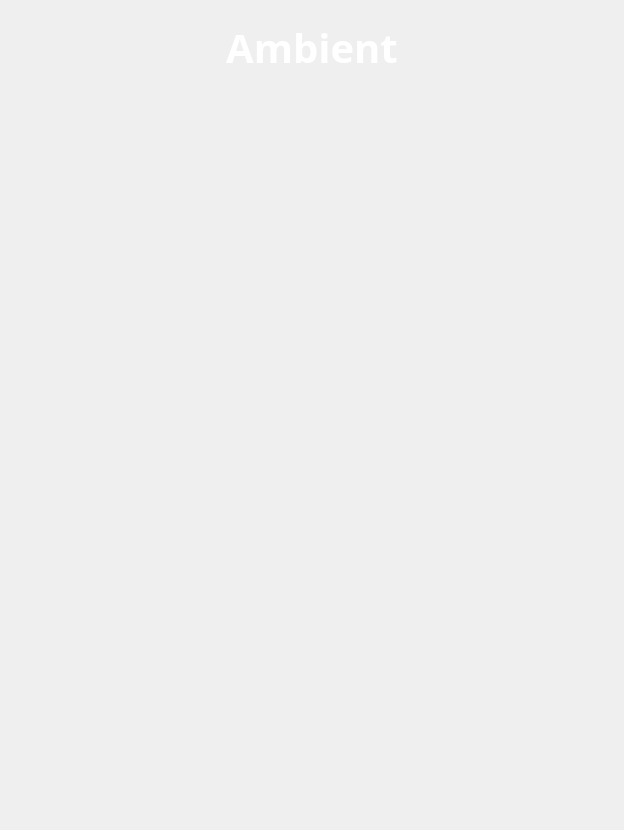
     <widget class="QWidget" name="page_ambient">
      <layout class="QGridLayout" name="gridLayout_12">
       <item row="0" column="0">
        <widget class="QWidget" name="widget_16" native="true">
         <property name="maximumSize">
          <size>
           <width>16777215</width>
           <height>100</height>
          </size>
         </property>
         <layout class="QVBoxLayout" name="verticalLayout_13">
          <item>
           <widget class="QLabel" name="label_14">
            <property name="sizePolicy">
             <sizepolicy hsizetype="Expanding" vsizetype="Fixed">
              <horstretch>0</horstretch>
              <verstretch>0</verstretch>
             </sizepolicy>
            </property>
            <property name="minimumSize">
             <size>
              <width>0</width>
              <height>78</height>
             </size>
            </property>
            <property name="maximumSize">
             <size>
              <width>16777215</width>
              <height>78</height>
             </size>
            </property>
            <property name="font">
             <font>
              <family>Sans Serif</family>
              <pointsize>30</pointsize>
              <weight>75</weight>
              <italic>false</italic>
              <bold>true</bold>
             </font>
            </property>
            <property name="styleSheet">
             <string notr="true">QLabel {
    background-color: rgba(0, 0, 0, 0);     /* 약간 반투명 검정 */
    font: bold 30pt &quot;Sans Serif&quot;;
    color: white;                            /* 텍스트 색 흰색 */
}</string>
            </property>
            <property name="text">
             <string>Ambient</string>
            </property>
            <property name="alignment">
             <set>Qt::AlignHCenter|Qt::AlignTop</set>
            </property>
           </widget>
          </item>
         </layout>
        </widget>
       </item>
       <item row="2" column="0">
        <widget class="QWidget" name="widget_13" native="true">
         <property name="sizePolicy">
          <sizepolicy hsizetype="Fixed" vsizetype="Fixed">
           <horstretch>0</horstretch>
           <verstretch>0</verstretch>
          </sizepolicy>
         </property>
         <property name="minimumSize">
          <size>
           <width>602</width>
           <height>700</height>
          </size>
         </property>
         <property name="maximumSize">
          <size>
           <width>602</width>
           <height>700</height>
          </size>
         </property>
         <widget class="QWidget" name="widget_5" native="true">
          <property name="geometry">
           <rect>
            <x>0</x>
            <y>300</y>
            <width>600</width>
            <height>141</height>
           </rect>
          </property>
          <property name="sizePolicy">
           <sizepolicy hsizetype="Fixed" vsizetype="Preferred">
            <horstretch>0</horstretch>
            <verstretch>0</verstretch>
           </sizepolicy>
          </property>
          <property name="minimumSize">
           <size>
            <width>600</width>
            <height>0</height>
           </size>
          </property>
          <property name="maximumSize">
           <size>
            <width>600</width>
            <height>16777215</height>
           </size>
          </property>
          <layout class="QHBoxLayout" name="horizontalLayout_4">
           <property name="spacing">
            <number>0</number>
           </property>
           <property name="leftMargin">
            <number>20</number>
           </property>
           <property name="topMargin">
            <number>0</number>
           </property>
           <property name="rightMargin">
            <number>20</number>
           </property>
           <property name="bottomMargin">
            <number>0</number>
           </property>
           <item>
            <widget class="QPushButton" name="pushButton_ambient_red">
             <property name="sizePolicy">
              <sizepolicy hsizetype="Fixed" vsizetype="Fixed">
               <horstretch>0</horstretch>
               <verstretch>0</verstretch>
              </sizepolicy>
             </property>
             <property name="minimumSize">
              <size>
               <width>140</width>
               <height>140</height>
              </size>
             </property>
             <property name="maximumSize">
              <size>
               <width>140</width>
               <height>140</height>
              </size>
             </property>
             <property name="styleSheet">
              <string notr="true">QPushButton {
    background-color: transparent;
    border: none;
    border-image: url(:/images/AMBIENT_RED_OFF.png); /* 비활성 상태 */
	color: transparent;
}</string>
             </property>
             <property name="text">
              <string>PushButton</string>
             </property>
            </widget>
           </item>
           <item>
            <widget class="QPushButton" name="pushButton_ambient_yellow">
             <property name="sizePolicy">
              <sizepolicy hsizetype="Fixed" vsizetype="Fixed">
               <horstretch>0</horstretch>
               <verstretch>0</verstretch>
              </sizepolicy>
             </property>
             <property name="minimumSize">
              <size>
               <width>140</width>
               <height>140</height>
              </size>
             </property>
             <property name="maximumSize">
              <size>
               <width>140</width>
               <height>140</height>
              </size>
             </property>
             <property name="styleSheet">
              <string notr="true">QPushButton {
    background-color: transparent;
    border: none;
    border-image: url(:/images/AMBIENT_YELLOW_OFF.png); /* 비활성 상태 */
	color: transparent;
}</string>
             </property>
             <property name="text">
              <string>PushButton</string>
             </property>
            </widget>
           </item>
           <item>
            <widget class="QPushButton" name="pushButton_ambient_green">
             <property name="sizePolicy">
              <sizepolicy hsizetype="Fixed" vsizetype="Fixed">
               <horstretch>0</horstretch>
               <verstretch>0</verstretch>
              </sizepolicy>
             </property>
             <property name="minimumSize">
              <size>
               <width>140</width>
               <height>140</height>
              </size>
             </property>
             <property name="maximumSize">
              <size>
               <width>140</width>
               <height>140</height>
              </size>
             </property>
             <property name="styleSheet">
              <string notr="true">QPushButton {
    background-color: transparent;
    border: none;
    border-image: url(:/images/AMBIENT_GREEN_OFF.png); /* 비활성 상태 */
	color: transparent;
}</string>
             </property>
             <property name="text">
              <string>PushButton</string>
             </property>
            </widget>
           </item>
           <item>
            <widget class="QPushButton" name="pushButton_ambient_rainbow">
             <property name="sizePolicy">
              <sizepolicy hsizetype="Fixed" vsizetype="Fixed">
               <horstretch>0</horstretch>
               <verstretch>0</verstretch>
              </sizepolicy>
             </property>
             <property name="minimumSize">
              <size>
               <width>140</width>
               <height>140</height>
              </size>
             </property>
             <property name="maximumSize">
              <size>
               <width>140</width>
               <height>140</height>
              </size>
             </property>
             <property name="styleSheet">
              <string notr="true">QPushButton {
    background-color: transparent;
    border: none;
    border-image: url(:/images/AMBIENT_RAINBOW_OFF.png); /* 비활성 상태 */
	color: transparent;
}</string>
             </property>
             <property name="text">
              <string>PushButton</string>
             </property>
            </widget>
           </item>
          </layout>
         </widget>
         <widget class="QWidget" name="widget_6" native="true">
          <property name="geometry">
           <rect>
            <x>0</x>
            <y>0</y>
            <width>600</width>
            <height>301</height>
           </rect>
          </property>
          <property name="sizePolicy">
           <sizepolicy hsizetype="Fixed" vsizetype="Preferred">
            <horstretch>0</horstretch>
            <verstretch>0</verstretch>
           </sizepolicy>
          </property>
          <property name="minimumSize">
           <size>
            <width>600</width>
            <height>0</height>
           </size>
          </property>
          <property name="maximumSize">
           <size>
            <width>600</width>
            <height>16777215</height>
           </size>
          </property>
          <layout class="QHBoxLayout" name="horizontalLayout_25">
           <property name="spacing">
            <number>0</number>
           </property>
           <property name="leftMargin">
            <number>0</number>
           </property>
           <property name="topMargin">
            <number>0</number>
           </property>
           <property name="rightMargin">
            <number>0</number>
           </property>
           <property name="bottomMargin">
            <number>0</number>
           </property>
           <item>
            <spacer name="horizontalSpacer_7">
             <property name="orientation">
              <enum>Qt::Vertical</enum>
             </property>
             <property name="sizeType">
              <enum>QSizePolicy::Fixed</enum>
             </property>
             <property name="sizeHint" stdset="0">
              <size>
               <width>5</width>
               <height>100</height>
              </size>
             </property>
            </spacer>
           </item>
           <item>
            <widget class="QPushButton" name="pushButton_ambient_on">
             <property name="sizePolicy">
              <sizepolicy hsizetype="Fixed" vsizetype="Fixed">
               <horstretch>0</horstretch>
               <verstretch>0</verstretch>
              </sizepolicy>
             </property>
             <property name="minimumSize">
              <size>
               <width>270</width>
               <height>300</height>
              </size>
             </property>
             <property name="maximumSize">
              <size>
               <width>270</width>
               <height>300</height>
              </size>
             </property>
             <property name="styleSheet">
              <string notr="true">QPushButton {
    background-color: transparent;
    border: none;
    border-image: url(:/images/AMBIENT_ON_OFF.png); /* 비활성 상태 */
	color: transparent;
}</string>
             </property>
             <property name="text">
              <string>AMBIENT_ON</string>
             </property>
            </widget>
           </item>
           <item>
            <widget class="QPushButton" name="pushButton_ambient_off">
             <property name="sizePolicy">
              <sizepolicy hsizetype="Fixed" vsizetype="Fixed">
               <horstretch>0</horstretch>
               <verstretch>0</verstretch>
              </sizepolicy>
             </property>
             <property name="minimumSize">
              <size>
               <width>270</width>
               <height>300</height>
              </size>
             </property>
             <property name="maximumSize">
              <size>
               <width>270</width>
               <height>300</height>
              </size>
             </property>
             <property name="styleSheet">
              <string notr="true">QPushButton {
    background-color: transparent;
    border: none;
    border-image: url(:/images/AMBIENT_OFF_ON.png);
	color: transparent;
}</string>
             </property>
             <property name="text">
              <string>AMBIENT_OFF</string>
             </property>
            </widget>
           </item>
           <item>
            <spacer name="horizontalSpacer_8">
             <property name="orientation">
              <enum>Qt::Vertical</enum>
             </property>
             <property name="sizeType">
              <enum>QSizePolicy::Fixed</enum>
             </property>
             <property name="sizeHint" stdset="0">
              <size>
               <width>5</width>
               <height>100</height>
              </size>
             </property>
            </spacer>
           </item>
          </layout>
         </widget>
         <widget class="QWidget" name="widget_8" native="true">
          <property name="geometry">
           <rect>
            <x>0</x>
            <y>440</y>
            <width>600</width>
            <height>141</height>
           </rect>
          </property>
          <property name="sizePolicy">
           <sizepolicy hsizetype="Fixed" vsizetype="Preferred">
            <horstretch>0</horstretch>
            <verstretch>0</verstretch>
           </sizepolicy>
          </property>
          <property name="minimumSize">
           <size>
            <width>600</width>
            <height>0</height>
           </size>
          </property>
          <property name="maximumSize">
           <size>
            <width>600</width>
            <height>16777215</height>
           </size>
          </property>
          <layout class="QHBoxLayout" name="horizontalLayout_26">
           <property name="spacing">
            <number>0</number>
           </property>
           <property name="leftMargin">
            <number>0</number>
           </property>
           <property name="topMargin">
            <number>0</number>
           </property>
           <property name="rightMargin">
            <number>0</number>
           </property>
           <property name="bottomMargin">
            <number>0</number>
           </property>
           <item>
            <spacer name="horizontalSpacer_24">
             <property name="orientation">
              <enum>Qt::Horizontal</enum>
             </property>
             <property name="sizeType">
              <enum>QSizePolicy::Fixed</enum>
             </property>
             <property name="sizeHint" stdset="0">
              <size>
               <width>10</width>
               <height>20</height>
              </size>
             </property>
            </spacer>
           </item>
           <item>
            <widget class="QPushButton" name="pushButton_ambient_low">
             <property name="sizePolicy">
              <sizepolicy hsizetype="Fixed" vsizetype="Fixed">
               <horstretch>0</horstretch>
               <verstretch>0</verstretch>
              </sizepolicy>
             </property>
             <property name="minimumSize">
              <size>
               <width>180</width>
               <height>140</height>
              </size>
             </property>
             <property name="maximumSize">
              <size>
               <width>180</width>
               <height>140</height>
              </size>
             </property>
             <property name="styleSheet">
              <string notr="true">QPushButton {
    background-color: transparent;
    border: none;
    border-image: url(:/images/ambient_low_off.png); /* 비활성 상태 */
	color: transparent;
}</string>
             </property>
             <property name="text">
              <string/>
             </property>
            </widget>
           </item>
           <item>
            <widget class="QPushButton" name="pushButton_ambient_medium">
             <property name="sizePolicy">
              <sizepolicy hsizetype="Fixed" vsizetype="Fixed">
               <horstretch>0</horstretch>
               <verstretch>0</verstretch>
              </sizepolicy>
             </property>
             <property name="minimumSize">
              <size>
               <width>180</width>
               <height>140</height>
              </size>
             </property>
             <property name="maximumSize">
              <size>
               <width>180</width>
               <height>140</height>
              </size>
             </property>
             <property name="styleSheet">
              <string notr="true">QPushButton {
    background-color: transparent;
    border: none;
    border-image: url(:/images/ambient_medium_off.png); /* 비활성 상태 */
	color: transparent;
}</string>
             </property>
             <property name="text">
              <string/>
             </property>
            </widget>
           </item>
           <item>
            <widget class="QPushButton" name="pushButton_ambient_high">
             <property name="sizePolicy">
              <sizepolicy hsizetype="Fixed" vsizetype="Fixed">
               <horstretch>0</horstretch>
               <verstretch>0</verstretch>
              </sizepolicy>
             </property>
             <property name="minimumSize">
              <size>
               <width>180</width>
               <height>140</height>
              </size>
             </property>
             <property name="maximumSize">
              <size>
               <width>180</width>
               <height>140</height>
              </size>
             </property>
             <property name="styleSheet">
              <string notr="true">QPushButton {
    background-color: transparent;
    border: none;
    border-image: url(:/images/ambient_high_off.png); /* 비활성 상태 */
	color: transparent;
}</string>
             </property>
             <property name="text">
              <string/>
             </property>
            </widget>
           </item>
           <item>
            <spacer name="horizontalSpacer_25">
             <property name="orientation">
              <enum>Qt::Horizontal</enum>
             </property>
             <property name="sizeType">
              <enum>QSizePolicy::Fixed</enum>
             </property>
             <property name="sizeHint" stdset="0">
              <size>
               <width>10</width>
               <height>20</height>
              </size>
             </property>
            </spacer>
           </item>
          </layout>
         </widget>
        </widget>
       </item>
       <item row="1" column="0">
        <widget class="AmbientPreview" name="previewAmbient" native="true">
         <property name="sizePolicy">
          <sizepolicy hsizetype="Expanding" vsizetype="Preferred">
           <horstretch>0</horstretch>
           <verstretch>0</verstretch>
          </sizepolicy>
         </property>
         <property name="minimumSize">
          <size>
           <width>120</width>
           <height>0</height>
          </size>
         </property>
         <property name="styleSheet">
          <string notr="true">background-color: rgba(0, 0, 0, 0);</string>
         </property>
        </widget>
       </item>
      </layout>
     </widget>
